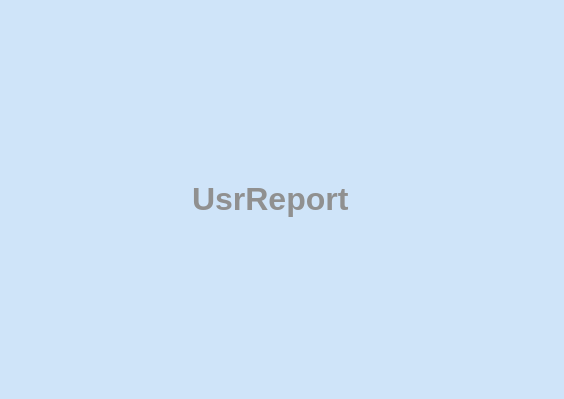
<?xml version="1.0" encoding="UTF-8"?>
<ui version="4.0">
 <class>UsrReport</class>
 <widget class="QWidget" name="UsrReport">
  <property name="geometry">
   <rect>
    <x>0</x>
    <y>0</y>
    <width>564</width>
    <height>399</height>
   </rect>
  </property>
  <property name="sizePolicy">
   <sizepolicy hsizetype="Expanding" vsizetype="Expanding">
    <horstretch>0</horstretch>
    <verstretch>0</verstretch>
   </sizepolicy>
  </property>
  <property name="windowTitle">
   <string>UsrReport</string>
  </property>
  <property name="styleSheet">
   <string notr="true">QWidget#UsrReport{
	background-color: rgb(207,228,249);
}</string>
  </property>
  <layout class="QHBoxLayout" name="horizontalLayout">
   <item>
    <spacer name="horizontalSpacer">
     <property name="orientation">
      <enum>Qt::Horizontal</enum>
     </property>
     <property name="sizeHint" stdset="0">
      <size>
       <width>40</width>
       <height>20</height>
      </size>
     </property>
    </spacer>
   </item>
   <item>
    <widget class="QLabel" name="label">
     <property name="sizePolicy">
      <sizepolicy hsizetype="Expanding" vsizetype="Expanding">
       <horstretch>0</horstretch>
       <verstretch>0</verstretch>
      </sizepolicy>
     </property>
     <property name="text">
      <string>&lt;html&gt;&lt;head/&gt;&lt;body&gt;&lt;p&gt;&lt;span style=&quot; font-size:24pt; font-weight:600; color:#909090;&quot;&gt;UsrReport&lt;/span&gt;&lt;/p&gt;&lt;/body&gt;&lt;/html&gt;
</string>
     </property>
    </widget>
   </item>
   <item>
    <spacer name="horizontalSpacer_2">
     <property name="orientation">
      <enum>Qt::Horizontal</enum>
     </property>
     <property name="sizeHint" stdset="0">
      <size>
       <width>40</width>
       <height>20</height>
      </size>
     </property>
    </spacer>
   </item>
  </layout>
 </widget>
 <layoutdefault spacing="6" margin="11"/>
 <resources/>
 <connections/>
</ui>
